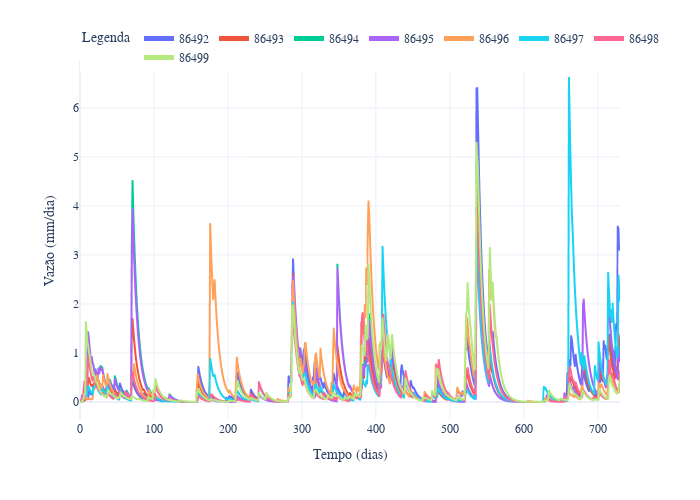

Notebook code cell kept with this figure:
### Markdown cell above
Gráfico de Escoamento Superficial Direto para toda a região do estudo

### Code cell
fig = df_Qmm.plot()
fig.update_layout(
    xaxis_title='Tempo (dias)',
    yaxis_title='Vazão (mm/dia)',
    legend_title='Legenda',
    legend=dict(y=1.1, orientation='h', itemsizing='constant'),
    font_family='CMU Serif',
    font=dict(size=12),
    width=700,
    height=500
)
fig.show()

### Figure 1 — Plotly figure (JSON) as saved in the notebook; plotly's stock layout.template omitted (floating-point values rounded to 4 significant figures; data arrays with more than 128 entries replaced by an {"elided": "..."} marker saying what was removed)
{"data": [{"hovertemplate": "variable=86492<br>index=%{x}<br>value=%{y}<extra></extra>", "legendgroup": "86492", "line": {"color": "#636efa", "dash": "solid"}, "marker": {"symbol": "circle"}, "mode": "lines", "name": "86492", "showlegend": true, "type": "scattergl", "x": {"elided": "731 int values"}, "xaxis": "x", "y": {"elided": "731 float values"}, "yaxis": "y"}, {"hovertemplate": "variable=86493<br>index=%{x}<br>value=%{y}<extra></extra>", "legendgroup": "86493", "line": {"color": "#EF553B", "dash": "solid"}, "marker": {"symbol": "circle"}, "mode": "lines", "name": "86493", "showlegend": true, "type": "scattergl", "x": {"elided": "731 int values"}, "xaxis": "x", "y": {"elided": "731 float values"}, "yaxis": "y"}, {"hovertemplate": "variable=86494<br>index=%{x}<br>value=%{y}<extra></extra>", "legendgroup": "86494", "line": {"color": "#00cc96", "dash": "solid"}, "marker": {"symbol": "circle"}, "mode": "lines", "name": "86494", "showlegend": true, "type": "scattergl", "x": {"elided": "731 int values"}, "xaxis": "x", "y": {"elided": "731 float values"}, "yaxis": "y"}, {"hovertemplate": "variable=86495<br>index=%{x}<br>value=%{y}<extra></extra>", "legendgroup": "86495", "line": {"color": "#ab63fa", "dash": "solid"}, "marker": {"symbol": "circle"}, "mode": "lines", "name": "86495", "showlegend": true, "type": "scattergl", "x": {"elided": "731 int values"}, "xaxis": "x", "y": {"elided": "731 float values"}, "yaxis": "y"}, {"hovertemplate": "variable=86496<br>index=%{x}<br>value=%{y}<extra></extra>", "legendgroup": "86496", "line": {"color": "#FFA15A", "dash": "solid"}, "marker": {"symbol": "circle"}, "mode": "lines", "name": "86496", "showlegend": true, "type": "scattergl", "x": {"elided": "731 int values"}, "xaxis": "x", "y": {"elided": "731 float values"}, "yaxis": "y"}, {"hovertemplate": "variable=86497<br>index=%{x}<br>value=%{y}<extra></extra>", "legendgroup": "86497", "line": {"color": "#19d3f3", "dash": "solid"}, "marker": {"symbol": "circle"}, "mode": "lines", "name": "86497", "showlegend": true, "type": "scattergl", "x": {"elided": "731 int values"}, "xaxis": "x", "y": {"elided": "731 float values"}, "yaxis": "y"}, {"hovertemplate": "variable=86498<br>index=%{x}<br>value=%{y}<extra></extra>", "legendgroup": "86498", "line": {"color": "#FF6692", "dash": "solid"}, "marker": {"symbol": "circle"}, "mode": "lines", "name": "86498", "showlegend": true, "type": "scattergl", "x": {"elided": "731 int values"}, "xaxis": "x", "y": {"elided": "731 float values"}, "yaxis": "y"}, {"hovertemplate": "variable=86499<br>index=%{x}<br>value=%{y}<extra></extra>", "legendgroup": "86499", "line": {"color": "#B6E880", "dash": "solid"}, "marker": {"symbol": "circle"}, "mode": "lines", "name": "86499", "showlegend": true, "type": "scattergl", "x": {"elided": "731 int values"}, "xaxis": "x", "y": {"elided": "731 float values"}, "yaxis": "y"}], "layout": {"font": {"family": "CMU Serif", "size": 12}, "height": 500, "legend": {"itemsizing": "constant", "orientation": "h", "title": {"text": "Legenda"}, "tracegroupgap": 0, "y": 1.1}, "margin": {"t": 60}, "width": 700, "xaxis": {"anchor": "y", "domain": [0, 1], "title": {"text": "Tempo (dias)"}}, "yaxis": {"anchor": "x", "domain": [0, 1], "title": {"text": "Vazão (mm/dia)"}}}}
